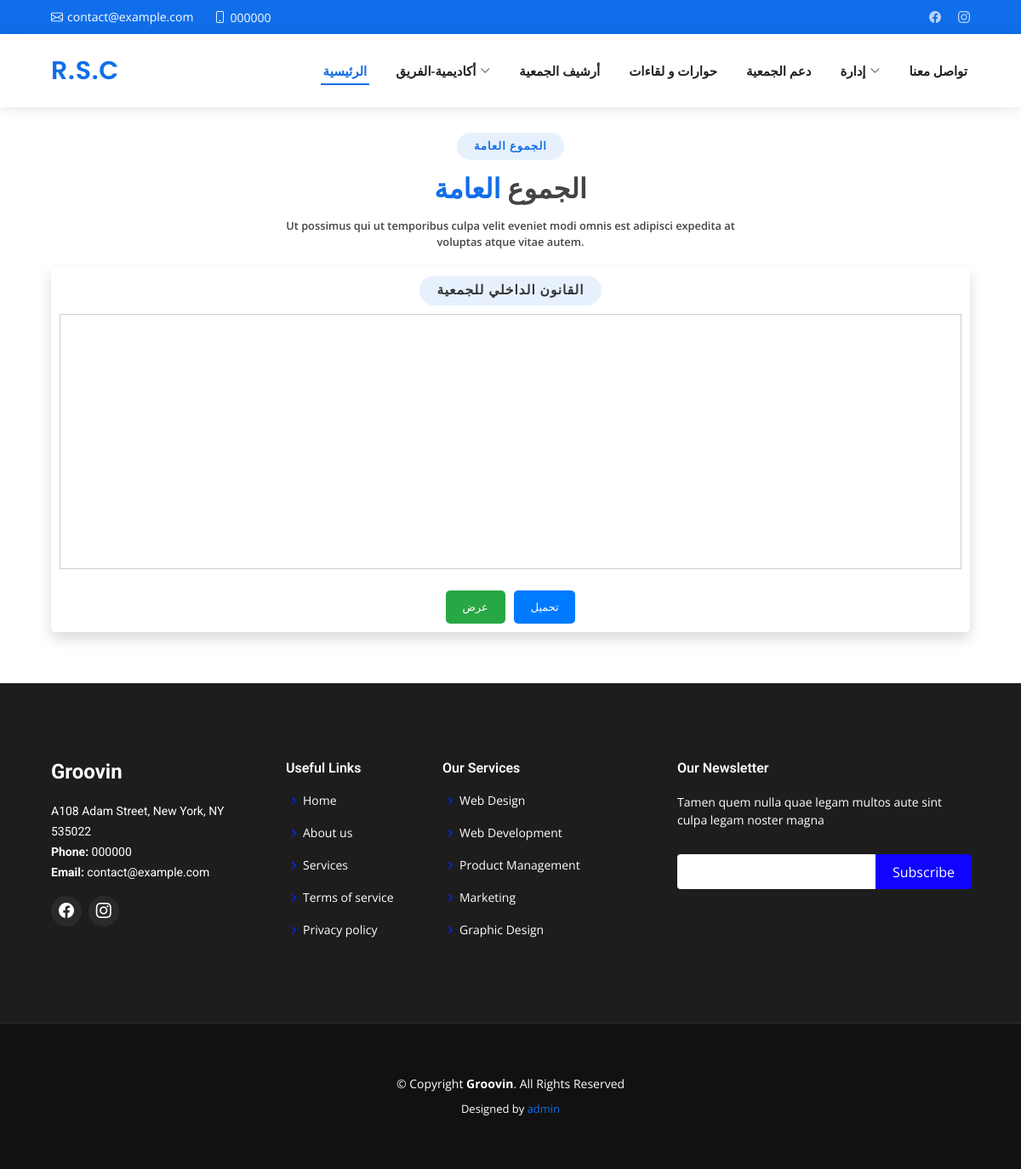
The page /administration/enesemble-generale.php on the database its author committed.
### tables this page shows
CREATE TABLE `contact_info` (
  `id` int(11) NOT NULL,
  `type` varchar(50) NOT NULL,
  `icon` varchar(50) NOT NULL,
  `title` varchar(100) NOT NULL,
  `value` varchar(255) NOT NULL,
  `map_url` varchar(1000) DEFAULT NULL
);

CREATE TABLE `social_links` (
  `id` int(11) NOT NULL,
  `platform` varchar(50) NOT NULL,
  `icon` varchar(50) NOT NULL,
  `url` varchar(255) NOT NULL
);

CREATE TABLE `documents` (
  `id` int(11) NOT NULL,
  `title` varchar(255) NOT NULL,
  `pdf` varchar(255) NOT NULL,
  `type_id` int(11) DEFAULT NULL
);

### administration/enesemble-generale.php (the view, shortened to what this page needs)
<!DOCTYPE html>
<html lang="en">
<head>
    <?php
    include "../inc/link.php";
    ?>
</head>
<body>
    <?php include "../inc/header.php"; ?>
    <main>
        <div class="container" data-aos="fade-up">
            <div class="section-title">
                <h2>الجموع العامة</h2>
                <h3>الجموع<span> العامة</span></h3>
                <p>Ut possimus qui ut temporibus culpa velit eveniet modi omnis est adipisci expedita at voluptas
                    atque vitae autem.</p>
                <div class="pdf-grid">
                    <?php
                    $servername = "localhost";
                    $username = "root";
                    $password = "";
                    $database = "association";
                    $conn = new mysqli($servername, $username, $password, $database);
                    $type_id = 2;
                    $sql = "SELECT title, pdf FROM documents WHERE type_id = $type_id";
                    $result = $conn->query($sql);
                    if ($result->num_rows > 0) {
                        while ($row = $result->fetch_assoc()) {
                            echo '<div class="pdf-item shadow">';
                            echo '<h2>' . $row["title"] . '</h2>';
                            echo '<iframe src="../admin/uploads/documents/' . $row["pdf"] . '" width="100%" height="300px"></iframe>';
                            echo '<div class="buttons">';
                            echo '<a href="../admin/uploads/documents/' . $row["pdf"] . '" target="_blank" class="view-btn">عرض</a>';
                            echo '<a href="../admin/uploads/documents/' . $row["pdf"] . '" download="' . pathinfo($row["pdf"], PATHINFO_FILENAME) . '" class="download-btn">تحميل</a>';
                            echo '</div>';
                            echo '</div>';
                        }
                    } else {
                        echo '<p>No documents found.</p>';
                    }
                    ?>
                </div>
            </div>
        </div>
    </main>
    <?php include "../inc/footer.php"; ?>
</body>
</html>

### inc/header.php (shortened to what this page needs)
<?php
$servername = "localhost";
$username = "root";
$password = "";
$dbname = "association";
$conn = new mysqli($servername, $username, $password, $dbname);
$email_sql = "SELECT * FROM contact_info WHERE type = 'email'";
$email_result = $conn->query($email_sql);
$phone_sql = "SELECT * FROM contact_info WHERE type = 'phone'";
$phone_result = $conn->query($phone_sql);
$social_sql = "SELECT * FROM social_links";
$social_result = $conn->query($social_sql);
?>
<section id="topbar" class="d-flex align-items-center">
    <div class="container d-flex justify-content-center justify-content-md-between">
        <div class="contact-info d-flex align-items-center">
        <?php while ($email_row = $email_result->fetch_assoc()): ?>
            <i class="bi bi-envelope d-flex align-items-center"><a href="mailto:contact@example.com"><?= $email_row['value'] ?></a></i>
        <?php endwhile; ?>
        <?php while ($phone_row = $phone_result->fetch_assoc()): ?>
            <i class="bi bi-phone d-flex align-items-center ms-4"><span><?= $phone_row['value'] ?></span></i>
        <?php endwhile; ?>
        </div>
        <div class="social-links d-none d-md-flex align-items-center">
        <?php while ($social_row = $social_result->fetch_assoc()): ?>
            <a href="<?= $social_row['url'] ?>" class="<?= $social_row['platform'] ?>">
                <i class="<?= $social_row['icon'] ?>"></i>
            </a>
        <?php endwhile; ?>
    </div>
    </div>
</section>
<header id="header" class="d-flex align-items-center">
    <div class="container d-flex align-items-center justify-content-between">
        <h1 class="logo"><a href="index.php"><span>R.S.C</span></a>
        </h1>
        <nav id="navbar" class="navbar">
            <ul>
                <li><a class="nav-link scrollto active" href="index.php">الرئيسية</a></li>
                <li class="dropdown"><a href="#"><span>أكاديمية-الفريق</span> <i class="bi bi-chevron-down"></i></a>
                </li>
                <li><a class="nav-link scrollto" href="archife.php">أرشيف الجمعية</a></li>
                <li><a class="nav-link scrollto" href="actualete.php">حوارات و لقاءات</a></li>
                <li><a class="nav-link scrollto" href="soutenir.php">دعم الجمعية</a></li>
                <li class="dropdown"><a href="#"><span>إدارة</span> <i class="bi bi-chevron-down"></i></a>
                </li>
                <li><a class="nav-link scrollto " href="contact.php">تواصل معنا</a></li>
            </ul>
        </nav>
    </div>
</header>

### inc/footer.php (shortened to what this page needs)
<?php
$servername = "localhost";
$username = "root";
$password = "";
$dbname = "association";
$conn = new mysqli($servername, $username, $password, $dbname);
$address_sql = "SELECT * FROM contact_info WHERE type = 'address'";
$address_result = $conn->query($address_sql);
$email_sql = "SELECT * FROM contact_info WHERE type = 'email'";
$email_result = $conn->query($email_sql);
$phone_sql = "SELECT * FROM contact_info WHERE type = 'phone'";
$phone_result = $conn->query($phone_sql);
$social_sql = "SELECT * FROM social_links";
$social_result = $conn->query($social_sql);
?>
<footer id="footer">
    <div class="footer-top">
        <div class="container">
            <div class="row">
                <div class="col-lg-3 col-md-6">
                    <div class="footer-info">
                        <h3>Groovin</h3>
                        <p>
                            <?php while ($address_row = $address_result->fetch_assoc()): ?>
                                <?= $address_row['value'] ?>
                            <?php endwhile; ?>
                            <br>
                            <?php while ($phone_row = $phone_result->fetch_assoc()): ?>
                            <strong>Phone:</strong> <?= $phone_row['value'] ?><br>
                            <?php endwhile; ?>
                            <?php while ($email_row = $email_result->fetch_assoc()): ?>
                            <strong>Email:</strong> <?= $email_row['value'] ?><br>
                            <?php endwhile; ?>
                        </p>
                        <div class="social-links mt-3">
                            <?php while ($social_row = $social_result->fetch_assoc()): ?>
                                <a href="<?= $social_row['url'] ?>" class="<?= $social_row['platform'] ?>">
                                    <i class="<?= $social_row['icon'] ?>"></i>
                                </a>
                            <?php endwhile; ?>
                        </div>
                    </div>
                </div>
                <div class="col-lg-2 col-md-6 footer-links">
                    <h4>Useful Links</h4>
                    <ul>
                        <li><i class="bx bx-chevron-right"></i> <a href="#">Home</a></li>
                        <li><i class="bx bx-chevron-right"></i> <a href="#">About us</a></li>
                        <li><i class="bx bx-chevron-right"></i> <a href="#">Services</a></li>
                        <li><i class="bx bx-chevron-right"></i> <a href="#">Terms of service</a></li>
                        <li><i class="bx bx-chevron-right"></i> <a href="#">Privacy policy</a></li>
                    </ul>
                </div>
                <div class="col-lg-3 col-md-6 footer-links">
                    <h4>Our Services</h4>
                    <ul>
                        <li><i class="bx bx-chevron-right"></i> <a href="#">Web Design</a></li>
                        <li><i class="bx bx-chevron-right"></i> <a href="#">Web Development</a></li>
                        <li><i class="bx bx-chevron-right"></i> <a href="#">Product Management</a></li>
                        <li><i class="bx bx-chevron-right"></i> <a href="#">Marketing</a></li>
                        <li><i class="bx bx-chevron-right"></i> <a href="#">Graphic Design</a></li>
                    </ul>
                </div>
                <div class="col-lg-4 col-md-6 footer-newsletter">
                    <h4>Our Newsletter</h4>
                    <p>Tamen quem nulla quae legam multos aute sint culpa legam noster magna</p>
                    <form action="" method="post">
                        <input type="email" name="email"><input type="submit" value="Subscribe">
                    </form>
                </div>
            </div>
        </div>
    </div>
    <div class="container">
        <div class="copyright">
            &copy; Copyright <strong><span>Groovin</span></strong>. All Rights Reserved
        </div>
        <div class="credits">
            Designed by <a href="../admin/index.php">admin</a>
        </div>
    </div>
</footer>

### administration/enesemble-generale.php (style rules this page uses)
h1 { text-align: center; margin-top: 20px; color: #333; }
.pdf-grid { display: grid; grid-template-columns: repeat(auto-fit, minmax(400px, 1fr)); gap: 20px; margin-top: 20px; }
.pdf-item { background-color: #fff; padding: 10px; border-radius: 5px; box-shadow: 0 0 10px rgba(0, 0, 0, 0.1); text-align: center; }
.pdf-item h2 { font-size: 1.2em; margin-bottom: 10px; color: #333; }
.pdf-item iframe { width: 100%; border: none; margin-bottom: 10px; border: 1px solid #ccc; height: 300px; }
.buttons { display: flex; justify-content: center; gap: 10px; margin-top: 10px; }
.view-btn, .download-btn { text-decoration: none; color: #fff; padding: 10px 20px; border-radius: 5px; transition: background-color 0.3s ease; }
.view-btn { background-color: #28a745; }
.download-btn { background-color: #007BFF; }

### rows shown on the page
contact_info: value "contact@example.com"
contact_info: value "000000"
documents: title "القانون الداخلي للجمعية"
contact_info: value "A108 Adam Street, New York, NY 535022"
